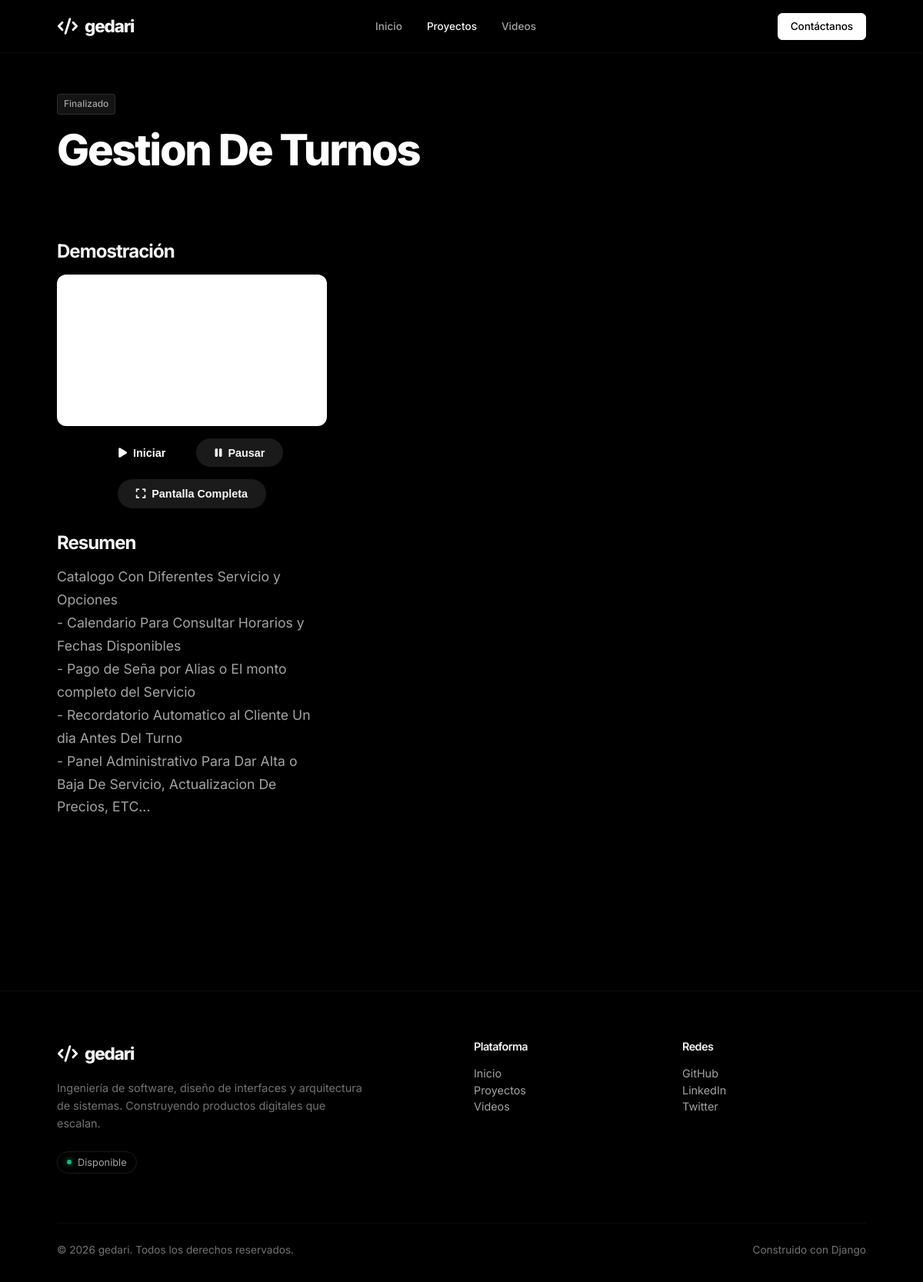
The page /proyectos/gestion-de-turnos/ on the database its author committed.
### projects/models.py (models this page shows, shortened)
class Project(models.Model):
    ESTADO_CHOICES = (
        ('en_desarrollo', 'En Desarrollo'),
        ('produccion', 'Producción'),
        ('finalizado', 'Finalizado'),
        ('pausado', 'Pausado'),
    )
    PUBLICACION_CHOICES = (
        ('borrador', 'Borrador'),
        ('publicado', 'Publicado'),
    )
    titulo = models.CharField(_("Título"), max_length=200)
    slug = models.SlugField(_("Slug"), max_length=200, unique=True)
    descripcion_corta = models.TextField(_("Descripción Corta"), max_length=500)
    descripcion_larga = models.TextField(_("Descripción Larga"), blank=True)
    youtube_url = models.TextField(_("Enlace o Iframe de YouTube"), help_text="Requerido. Pega el enlace completo o el código <iframe> de YouTube. El sistema extraerá el video automáticamente.")
    youtube_id = models.CharField(_("ID de YouTube"), max_length=20, blank=True)
    miniatura_youtube = models.ImageField(_("Miniatura Automática de YouTube"), upload_to="projects/youtube_thumbs/", blank=True, null=True)
    imagen_portada = models.ImageField(_("Imagen Principal / Portada"), upload_to="projects/", blank=True, null=True)
    estado = models.CharField(_("Estado"), max_length=50, choices=ESTADO_CHOICES, default='finalizado')
    estado_publicacion = models.CharField(_("Estado de Publicación"), max_length=50, choices=PUBLICACION_CHOICES, default='publicado')
    destacado = models.BooleanField(_("Destacado"), default=False, help_text="Marcar para mostrar en la página principal.")
    url_demo = models.URLField(_("URL Demo"), blank=True)
    url_github = models.URLField(_("URL GitHub"), blank=True)
    url_cliente = models.URLField(_("URL Cliente"), blank=True)
    categorias = models.ManyToManyField(Category, verbose_name=_("Categorías"), related_name="proyectos", blank=True)
    tecnologias = models.ManyToManyField(Technology, verbose_name=_("Tecnologías"), related_name="proyectos", blank=True)
    orden = models.PositiveIntegerField(_("Orden"), default=0, help_text="Determina el orden visual en la página principal (ej. 1, 2, 3...)")
    fecha_creacion = models.DateField(_("Fecha de Creación"), blank=True, null=True)
    fecha_actualizacion = models.DateTimeField(auto_now=True)
    meta_title = models.CharField(_("Meta Title"), max_length=60, blank=True)
    meta_description = models.CharField(_("Meta Description"), max_length=160, blank=True)
    class Meta:
        verbose_name = _("Proyecto")
        verbose_name_plural = _("Proyectos")
        ordering = ['orden', '-fecha_creacion']
    @property
    def embed_url(self):
        if self.youtube_id:
            return f"https://www.youtube.com/embed/{self.youtube_id}?rel=0&playsinline=1&enablejsapi=1"
        return ""
    @property
    def iframe(self):
        if self.embed_url:
            return format_html(
                '<iframe id="yt-player-{}" width="100%" height="100%" src="{}" frameborder="0" allow="accelerometer; autoplay; clipboard-write; encrypted-media; gyroscope; picture-in-picture; fullscreen" referrerpolicy="strict-origin-when-cross-origin" allowfullscreen webkitallowfullscreen mozallowfullscreen style="position: absolute; top: 0; left: 0;"></iframe>',
                self.id,
                self.embed_url
            )
        return ""
    @property
    def descripcion_formateada(self):
        text = self.descripcion_corta
        if not text:
            return ""
        escaped_text = escape(text)
        if escaped_text.startswith('- '):
            escaped_text = escaped_text[2:]
        formatted = escaped_text.replace(' - ', '<br>&bull; ')
        formatted = formatted.replace('\n', '<br>')
        if formatted.startswith('&bull; '):
            pass # Keep it if it starts with a bullet
        return mark_safe(formatted)

### projects/views.py (the view)
# urls.py: path('<slug:slug>/', ProjectDetailView.as_view(), name='detail'),
class ProjectDetailView(DetailView):
    model = Project
    template_name = 'projects/detail.html'
    context_object_name = 'proyecto'
    def get_queryset(self):
        return Project.objects.filter(estado_publicacion='publicado').prefetch_related('tecnologias', 'capturas')

### templates/projects/detail.html (shortened to what this page needs)
{% extends 'base.html' %}
{% load static %}
{% block content %}
<section style="position: relative; width: 100%; {% if proyecto.imagen_portada %}height: 50vh; min-height: 400px;{% else %}padding-top: 3rem;{% endif %} display: flex; align-items: flex-end; padding-bottom: 3rem; background-color: var(--bg-primary);">
    <div style="position: absolute; inset: 0; background: linear-gradient(to top, var(--bg-primary) 0%, transparent 100%);"></div>
    <div style="position: absolute; inset: 0; background: radial-gradient(circle at center, transparent 0%, var(--bg-primary) 100%); opacity: 0.5;"></div>
    <div class="container" style="position: relative; z-index: 2;">
        <span class="badge badge-{{ proyecto.estado|slugify }}" style="margin-bottom: 1rem;">
            {{ proyecto.get_estado_display }}
        </span>
        <h1 style="font-size: 3.5rem; font-weight: 800; margin-bottom: 0.5rem; color: #fff; line-height: 1.1;">{{ proyecto.titulo }}</h1>
    </div>
</section>
<section class="container" style="padding-top: var(--space-8); padding-bottom: var(--space-16);">
    <div class="grid lg:grid-cols-3 gap-12">
        <div class="lg:col-span-2">
            {% if proyecto.youtube_url %}
            <div style="margin-bottom: var(--space-8);">
                <h2 style="font-size: 1.5rem; font-weight: 700; margin-bottom: 1rem; color: var(--text-primary);">Demostración</h2>
                <div id="video-container-{{ proyecto.id }}" style="position: relative; padding-bottom: 56.25%; height: 0; overflow: hidden; border-radius: var(--radius-xl); box-shadow: var(--shadow-glow); border: 1px solid var(--glass-border); transform: translateZ(0); z-index: 1; background: #000;">
                    <div class="video-detail-wrapper-{{ proyecto.id }}">
                        {{ proyecto.iframe|safe }}
                    </div>
                </div>
                <div style="margin-top: 1rem; display: flex; gap: 1rem; justify-content: center; flex-wrap: wrap;">
                    <button onclick="playVideo_{{ proyecto.id }}()" style="padding: 0.5rem 1.5rem; background: var(--primary); color: white; border-radius: 9999px; font-weight: bold; font-size: 0.9rem; transition: background 0.3s; cursor: pointer; border: none; display: flex; align-items: center;">
                        <i class="fas fa-play" style="margin-right: 0.5rem; line-height: 1.5;"></i> Iniciar
                    </button>
                    <button onclick="pauseVideo_{{ proyecto.id }}()" style="padding: 0.5rem 1.5rem; background: rgba(255,255,255,0.1); color: var(--text-primary); border-radius: 9999px; font-weight: bold; font-size: 0.9rem; transition: background 0.3s; cursor: pointer; border: 1px solid var(--glass-border); display: flex; align-items: center;">
                        <i class="fas fa-pause" style="margin-right: 0.5rem; line-height: 1.5;"></i> Pausar
                    </button>
                    <button onclick="fullscreenVideo_{{ proyecto.id }}()" style="padding: 0.5rem 1.5rem; background: rgba(255,255,255,0.1); color: var(--text-primary); border-radius: 9999px; font-weight: bold; font-size: 0.9rem; transition: background 0.3s; cursor: pointer; border: 1px solid var(--glass-border); display: flex; align-items: center;">
                        <i class="fas fa-expand" style="margin-right: 0.5rem; line-height: 1.5;"></i> Pantalla Completa
                    </button>
                </div>
            </div>
            {% endif %}
            <div style="margin-bottom: var(--space-8);">
                <h2 style="font-size: 1.5rem; font-weight: 700; margin-bottom: 1rem; color: var(--text-primary);">Resumen</h2>
                <p style="font-size: 1.1rem; line-height: 1.7; color: var(--text-secondary);">{{ proyecto.descripcion_formateada }}</p>
            </div>
        </div>
        <div>
            <div class="glass-card" style="padding: var(--space-6); position: sticky; top: 100px;">
            </div>
        </div>
    </div>
</section>
{% endblock %}

### static/css/main.css (style rules this page uses)
*, *::before, *::after { box-sizing: border-box; margin: 0; padding: 0; }
html { font-family: var(--font-sans); background-color: var(--bg-main); color: var(--text-primary); line-height: 1.5; -webkit-font-smoothing: antialiased; -moz-osx-font-smoothing: grayscale; scroll-behavior: smooth; font-size: 16px; }
body { min-height: 100vh; display: flex; flex-direction: column; background: var(--bg-main); overflow-x: hidden; }
h1, h2, h3, h4, h5, h6 { line-height: 1.1; font-weight: 700; letter-spacing: -0.04em; color: var(--text-primary); }
.container { width: 100%; max-width: 1100px; margin: 0 auto; padding: 0 var(--space-6); }
.grid { display: grid; }
@media (min-width: 1024px) { .lg\:grid-cols-3 { grid-template-columns: repeat(3, minmax(0, 1fr)); } }

### static/css/variables.css (style rules this page uses)
:root { --bg-main: #000000; --bg-secondary: #0a0a0a; --bg-tertiary: #141414; --bg-card: #0a0a0a; --text-primary: #f5f5f5; --text-secondary: #a3a3a3; --text-muted: #737373; --border-color: rgba(255, 255, 255, 0.1); --border-hover: rgba(255, 255, 255, 0.2); --border-glass: rgba(255, 255, 255, 0.05); --accent-primary: #7c3aed; --accent-glow: rgba(124, 58, 237, 0.15); --font-sans: 'Inter', -apple-system, BlinkMacSystemFont, "Segoe UI", Roboto, Helvetica, Arial, sans-serif; --font-mono: ui-monospace, SFMono-Regular, Menlo, Monaco, Consolas, monospace; --space-1: 0.25rem; --space-2: 0.5rem; --space-3: 0.75rem; --space-4: 1rem; --space-6: 1.5rem; --space-8: 2rem; --space-12: 3rem; --space-16: 4rem; --space-24: 6rem; --space-32: 8rem; --radius-sm: 4px; --radius-md: 6px; --radius-lg: 8px; --radius-xl: 12px; --radius-2xl: 16px; --radius-full: 9999px; --transition-fast: 0.15s cubic-bezier(0.16, 1, 0.3, 1); --transition-normal: 0.3s cubic-bezier(0.16, 1, 0.3, 1); --transition-slow: 0.6s cubic-bezier(0.16, 1, 0.3, 1); }

### static/css/components.css (style rules this page uses)
.badge { display: inline-flex; align-items: center; padding: 0.2rem 0.5rem; border-radius: var(--radius-sm); font-size: 0.75rem; font-weight: 500; background-color: var(--bg-tertiary); border: 1px solid var(--border-color); color: var(--text-secondary); }

### rows shown on the page
Project: estado "Finalizado", titulo "Gestion De Turnos", descripcion_formateada "Catalogo Con Diferentes Servicio y Opciones - Calendario Para Consultar Horarios y Fechas Disponibles - Pago de Seña por Alias o El monto completo del Servicio - Recordatorio Automatico al Cliente Un dia Antes Del Turno - Panel Administrativo Para Dar Alta o Baja De Servicio, Actualizacion De Precios, ETC..."
